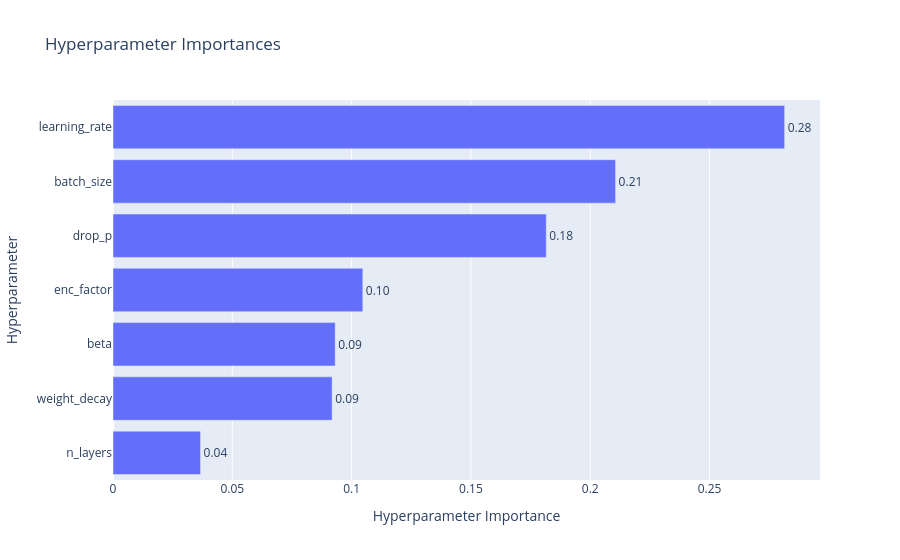

This figure's notebook cell:
### Markdown cell above
### Hyperparameter Importances
We can also visualize which hyperparameters had the biggest impact on the objective value.

### Code cell
from optuna.visualization import plot_param_importances

plot_param_importances(study)

### Figure 1 — Plotly figure (JSON) as saved in the notebook; plotly's stock layout.template omitted (floating-point values rounded to 4 significant figures)
{"data": [{"cliponaxis": false, "hovertemplate": ["n_layers (IntDistribution): 0.03668657806118147<extra></extra>", "weight_decay (FloatDistribution): 0.09183434606449314<extra></extra>", "beta (FloatDistribution): 0.09311611304773397<extra></extra>", "enc_factor (IntDistribution): 0.1046927782448454<extra></extra>", "drop_p (FloatDistribution): 0.1815752000387623<extra></extra>", "batch_size (IntDistribution): 0.21062031423934838<extra></extra>", "learning_rate (FloatDistribution): 0.2814746703036355<extra></extra>"], "name": "Objective Value", "orientation": "h", "text": ["0.04", "0.09", "0.09", "0.10", "0.18", "0.21", "0.28"], "textposition": "outside", "x": [0.03669, 0.09183, 0.09312, 0.1047, 0.1816, 0.2106, 0.2815], "y": ["n_layers", "weight_decay", "beta", "enc_factor", "drop_p", "batch_size", "learning_rate"], "type": "bar"}], "layout": {"title": {"text": "Hyperparameter Importances"}, "xaxis": {"title": {"text": "Hyperparameter Importance"}}, "yaxis": {"title": {"text": "Hyperparameter"}}}}
